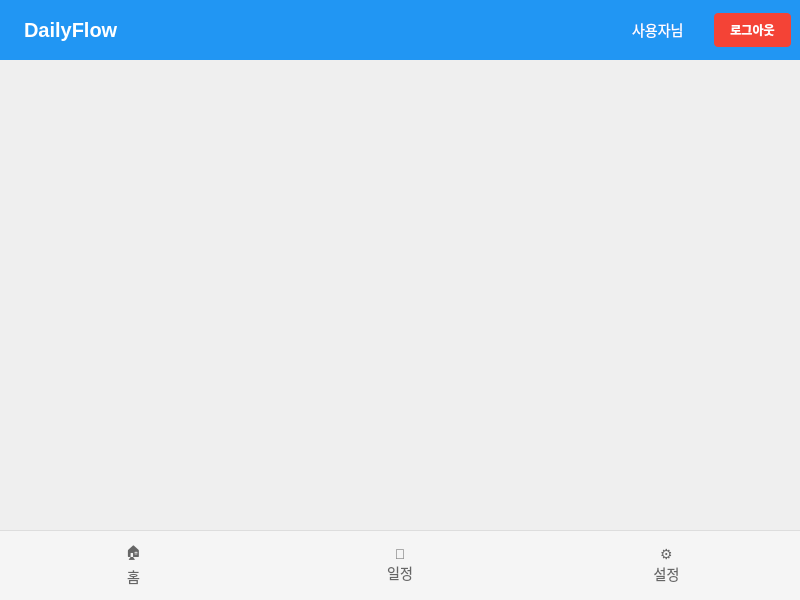
<?xml version="1.0" encoding="UTF-8"?>
<ui version="4.0">
 <class>MainWindow</class>
 <widget class="QMainWindow" name="MainWindow">
  <property name="geometry">
   <rect>
    <x>0</x>
    <y>0</y>
    <width>800</width>
    <height>600</height>
   </rect>
  </property>
  <property name="minimumSize">
   <size>
    <width>800</width>
    <height>600</height>
   </size>
  </property>
  <property name="windowTitle">
   <string>DailyFlow</string>
  </property>
  <widget class="QWidget" name="centralwidget">
   <layout class="QVBoxLayout" name="mainLayout">
    <property name="spacing">
     <number>0</number>
    </property>
    <property name="leftMargin">
     <number>0</number>
    </property>
    <property name="topMargin">
     <number>0</number>
    </property>
    <property name="rightMargin">
     <number>0</number>
    </property>
    <property name="bottomMargin">
     <number>0</number>
    </property>
    <item>
     <widget class="QWidget" name="topBar" native="true">
      <property name="minimumSize">
       <size>
        <width>0</width>
        <height>60</height>
       </size>
      </property>
      <property name="maximumSize">
       <size>
        <width>16777215</width>
        <height>60</height>
       </size>
      </property>
      <property name="styleSheet">
       <string notr="true">QWidget { background-color: #2196F3; padding: 10px; }</string>
      </property>
      <layout class="QHBoxLayout" name="topLayout">
       <item>
        <widget class="QLabel" name="titleLabel">
         <property name="text">
          <string>DailyFlow</string>
         </property>
         <property name="styleSheet">
          <string notr="true">QLabel { color: white; font-size: 20px; font-weight: bold; }</string>
         </property>
        </widget>
       </item>
       <item>
        <spacer name="horizontalSpacer">
         <property name="orientation">
          <enum>Qt::Horizontal</enum>
         </property>
         <property name="sizeHint" stdset="0">
          <size>
           <width>40</width>
           <height>20</height>
          </size>
         </property>
        </spacer>
       </item>
       <item>
        <widget class="QLabel" name="userLabel">
         <property name="text">
          <string>사용자님</string>
         </property>
         <property name="styleSheet">
          <string notr="true">QLabel { color: white; font-size: 14px; margin-right: 10px; }</string>
         </property>
        </widget>
       </item>
       <item>
        <widget class="QPushButton" name="logoutButton">
         <property name="cursor">
          <cursorShape>PointingHandCursor</cursorShape>
         </property>
         <property name="styleSheet">
          <string notr="true">QPushButton {
   background-color: #f44336;
   color: white;
   border: none;
   padding: 8px 16px;
   border-radius: 4px;
   font-weight: bold;
}
QPushButton:hover {
   background-color: #da190b;
}
QPushButton:pressed {
   background-color: #b71c1c;
}</string>
         </property>
         <property name="text">
          <string>로그아웃</string>
         </property>
        </widget>
       </item>
      </layout>
     </widget>
    </item>
    <item>
     <widget class="QStackedWidget" name="stackedWidget">
      <property name="sizePolicy">
       <sizepolicy hsizetype="Preferred" vsizetype="Expanding">
        <horstretch>0</horstretch>
        <verstretch>1</verstretch>
       </sizepolicy>
      </property>
     </widget>
    </item>
    <item>
     <widget class="QWidget" name="navigationBar" native="true">
      <property name="minimumSize">
       <size>
        <width>0</width>
        <height>70</height>
       </size>
      </property>
      <property name="maximumSize">
       <size>
        <width>16777215</width>
        <height>70</height>
       </size>
      </property>
      <property name="styleSheet">
       <string notr="true">QWidget { background-color: #f5f5f5; border-top: 1px solid #ddd; }</string>
      </property>
      <layout class="QHBoxLayout" name="navLayout">
       <property name="spacing">
        <number>0</number>
       </property>
       <property name="leftMargin">
        <number>0</number>
       </property>
       <property name="topMargin">
        <number>0</number>
       </property>
       <property name="rightMargin">
        <number>0</number>
       </property>
       <property name="bottomMargin">
        <number>0</number>
       </property>
       <item>
        <widget class="QPushButton" name="homeButton">
         <property name="sizePolicy">
          <sizepolicy hsizetype="Expanding" vsizetype="Expanding">
           <horstretch>0</horstretch>
           <verstretch>0</verstretch>
          </sizepolicy>
         </property>
         <property name="cursor">
          <cursorShape>PointingHandCursor</cursorShape>
         </property>
         <property name="styleSheet">
          <string notr="true">QPushButton {
   border: none;
   background-color: transparent;
   color: #666;
   font-size: 14px;
   padding: 10px;
}
QPushButton:hover {
   background-color: #e0e0e0;
}
QPushButton:checked {
   background-color: #2196F3;
   color: white;
   font-weight: bold;
}</string>
         </property>
         <property name="text">
          <string>🏠
홈</string>
         </property>
         <property name="checkable">
          <bool>true</bool>
         </property>
        </widget>
       </item>
       <item>
        <widget class="QPushButton" name="scheduleButton">
         <property name="sizePolicy">
          <sizepolicy hsizetype="Expanding" vsizetype="Expanding">
           <horstretch>0</horstretch>
           <verstretch>0</verstretch>
          </sizepolicy>
         </property>
         <property name="cursor">
          <cursorShape>PointingHandCursor</cursorShape>
         </property>
         <property name="styleSheet">
          <string notr="true">QPushButton {
   border: none;
   background-color: transparent;
   color: #666;
   font-size: 14px;
   padding: 10px;
}
QPushButton:hover {
   background-color: #e0e0e0;
}
QPushButton:checked {
   background-color: #2196F3;
   color: white;
   font-weight: bold;
}</string>
         </property>
         <property name="text">
          <string>📅
일정</string>
         </property>
         <property name="checkable">
          <bool>true</bool>
         </property>
        </widget>
       </item>
       <item>
        <widget class="QPushButton" name="settingsButton">
         <property name="sizePolicy">
          <sizepolicy hsizetype="Expanding" vsizetype="Expanding">
           <horstretch>0</horstretch>
           <verstretch>0</verstretch>
          </sizepolicy>
         </property>
         <property name="cursor">
          <cursorShape>PointingHandCursor</cursorShape>
         </property>
         <property name="styleSheet">
          <string notr="true">QPushButton {
   border: none;
   background-color: transparent;
   color: #666;
   font-size: 14px;
   padding: 10px;
}
QPushButton:hover {
   background-color: #e0e0e0;
}
QPushButton:checked {
   background-color: #2196F3;
   color: white;
   font-weight: bold;
}</string>
         </property>
         <property name="text">
          <string>⚙️
설정</string>
         </property>
         <property name="checkable">
          <bool>true</bool>
         </property>
        </widget>
       </item>
      </layout>
     </widget>
    </item>
   </layout>
  </widget>
 </widget>
 <resources/>
 <connections/>
</ui>
